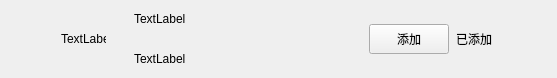
<?xml version="1.0" encoding="UTF-8"?>
<ui version="4.0">
 <class>ApplyFriendItem</class>
 <widget class="QWidget" name="ApplyFriendItem">
  <property name="geometry">
   <rect>
    <x>0</x>
    <y>0</y>
    <width>557</width>
    <height>78</height>
   </rect>
  </property>
  <property name="maximumSize">
   <size>
    <width>16777215</width>
    <height>80</height>
   </size>
  </property>
  <property name="windowTitle">
   <string>Form</string>
  </property>
  <layout class="QHBoxLayout" name="horizontalLayout">
   <property name="topMargin">
    <number>0</number>
   </property>
   <property name="rightMargin">
    <number>0</number>
   </property>
   <property name="bottomMargin">
    <number>0</number>
   </property>
   <item>
    <spacer name="horizontalSpacer">
     <property name="orientation">
      <enum>Qt::Horizontal</enum>
     </property>
     <property name="sizeType">
      <enum>QSizePolicy::Fixed</enum>
     </property>
     <property name="sizeHint" stdset="0">
      <size>
       <width>50</width>
       <height>20</height>
      </size>
     </property>
    </spacer>
   </item>
   <item>
    <widget class="QLabel" name="icon_lb">
     <property name="minimumSize">
      <size>
       <width>45</width>
       <height>45</height>
      </size>
     </property>
     <property name="maximumSize">
      <size>
       <width>45</width>
       <height>45</height>
      </size>
     </property>
     <property name="text">
      <string>TextLabel</string>
     </property>
    </widget>
   </item>
   <item>
    <widget class="QWidget" name="widget" native="true">
     <layout class="QHBoxLayout" name="horizontalLayout_2">
      <property name="spacing">
       <number>7</number>
      </property>
      <property name="leftMargin">
       <number>11</number>
      </property>
      <property name="topMargin">
       <number>2</number>
      </property>
      <property name="rightMargin">
       <number>11</number>
      </property>
      <property name="bottomMargin">
       <number>2</number>
      </property>
      <item>
       <widget class="QWidget" name="widget_2" native="true">
        <layout class="QVBoxLayout" name="verticalLayout">
         <property name="spacing">
          <number>10</number>
         </property>
         <property name="leftMargin">
          <number>11</number>
         </property>
         <property name="topMargin">
          <number>2</number>
         </property>
         <property name="rightMargin">
          <number>11</number>
         </property>
         <property name="bottomMargin">
          <number>2</number>
         </property>
         <item>
          <widget class="QLabel" name="user_name_lb">
           <property name="minimumSize">
            <size>
             <width>100</width>
             <height>30</height>
            </size>
           </property>
           <property name="maximumSize">
            <size>
             <width>200</width>
             <height>30</height>
            </size>
           </property>
           <property name="text">
            <string>TextLabel</string>
           </property>
          </widget>
         </item>
         <item>
          <widget class="QLabel" name="user_chat_lb">
           <property name="minimumSize">
            <size>
             <width>100</width>
             <height>30</height>
            </size>
           </property>
           <property name="maximumSize">
            <size>
             <width>200</width>
             <height>30</height>
            </size>
           </property>
           <property name="text">
            <string>TextLabel</string>
           </property>
          </widget>
         </item>
        </layout>
       </widget>
      </item>
      <item>
       <spacer name="horizontalSpacer_3">
        <property name="orientation">
         <enum>Qt::Horizontal</enum>
        </property>
        <property name="sizeHint" stdset="0">
         <size>
          <width>40</width>
          <height>20</height>
         </size>
        </property>
       </spacer>
      </item>
      <item>
       <widget class="ClickedBtn" name="addBtn">
        <property name="minimumSize">
         <size>
          <width>80</width>
          <height>30</height>
         </size>
        </property>
        <property name="maximumSize">
         <size>
          <width>80</width>
          <height>30</height>
         </size>
        </property>
        <property name="text">
         <string>添加</string>
        </property>
       </widget>
      </item>
      <item>
       <widget class="QLabel" name="already_add_lb">
        <property name="minimumSize">
         <size>
          <width>40</width>
          <height>0</height>
         </size>
        </property>
        <property name="text">
         <string>已添加</string>
        </property>
       </widget>
      </item>
      <item>
       <spacer name="horizontalSpacer_2">
        <property name="orientation">
         <enum>Qt::Horizontal</enum>
        </property>
        <property name="sizeType">
         <enum>QSizePolicy::Fixed</enum>
        </property>
        <property name="sizeHint" stdset="0">
         <size>
          <width>50</width>
          <height>20</height>
         </size>
        </property>
       </spacer>
      </item>
     </layout>
    </widget>
   </item>
  </layout>
 </widget>
 <customwidgets>
  <customwidget>
   <class>ClickedBtn</class>
   <extends>QPushButton</extends>
   <header location="global">clickedbtn.h</header>
  </customwidget>
 </customwidgets>
 <resources/>
 <connections/>
</ui>
